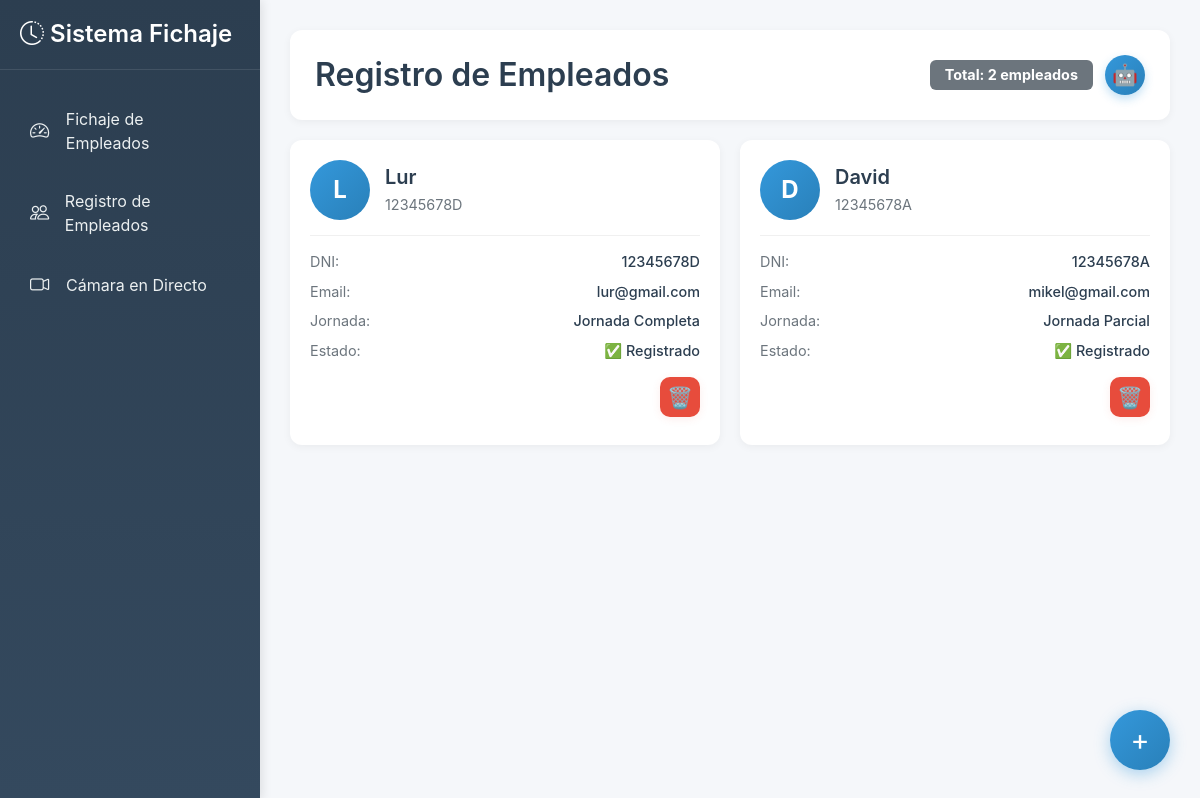
Screenshot of /registro_empleados with the database file from the repository.
### core/bd/bd_create.py (models this page shows, shortened)
class Empleado(db.Model):
    __tablename__ = "empleados"
    dni = db.Column(db.String(9), primary_key=True)
    nombre = db.Column(db.String(100), nullable=False)
    email = db.Column(db.String(120), unique=True, nullable=False)
    jornada = db.Column(db.Integer, nullable=False)  # Horas de jornada (4, 6, 8)
    minutos_trabajados = db.Column(db.Integer, default=0)  # Total acumulado en minutos
    estado = db.Column(db.String(20), default='out')  # 'out', 'working', 'completado'
    path_image = db.Column(db.String, nullable=False)
    hora_entrada = db.Column(db.DateTime, nullable=True)  # Timestamp de entrada
    minutos_sesion_actual = db.Column(db.Integer, default=0)  # Minutos de la sesión actual

### web/routes/main_routes.py (the view)
@main_bp.route('/registro_empleados')
def registro_empleados():
    return render_template('registro_empleados.html', employees=obtener_empleados_lista())

### core/bd/bd_functions.py (called while the page is built)
def obtener_empleados_lista():
    engine = create_engine(Config.SQLALCHEMY_DATABASE_URI)
    Session = sessionmaker(bind=engine)
    session = Session()
    try:
        empleados = session.query(Empleado).all()
        return empleados
    except Exception as e:
        print(f"Error al obtener empleados: {e}")
        return []
    finally:
        session.close()

### templates/registro_empleados.html (shortened to what this page needs)
{% extends "base.html" %}
{% block content %}
<div class="header-section">
    <h2>Registro de Empleados</h2>
    <div class="header-buttons">
        <span class="badge bg-secondary" style="padding: 8px 15px; font-size: 0.9rem;">
            Total: {{ employees|length if employees else 0 }} empleados
        </span>
        <button class="entrenar-modelo-btn" onclick="entrenarModelo()">🤖</button>
    </div>
</div>
<div class="employees-grid">
    {% if employees %}
        {% for employee in employees %}
        <div class="employee-card">
            <div class="employee-card-header">
                <div class="employee-card-avatar">
                    {{ employee.nombre[0]|upper }}{{ employee.nombre.split()[1][0]|upper if employee.nombre.split()|length > 1 else '' }}
                </div>
                <div class="employee-card-info">
                    <h5>{{ employee.nombre }}</h5>
                    <p>{{ employee.dni }}</p>
                </div>
            </div>
            <div class="employee-card-details">
                <div class="detail-row">
                    <span class="detail-label">DNI:</span>
                    <span class="detail-value">{{ employee.dni }}</span>
                </div>
                <div class="detail-row">
                    <span class="detail-label">Email:</span>
                    <span class="detail-value">{{ employee.email }}</span>
                </div>
                <div class="detail-row">
                    <span class="detail-label">Jornada:</span>
                    <span class="detail-value">
                        {% if employee.jornada == 8 %}Jornada Completa{% elif employee.jornada == 4 %}Jornada Parcial{% elif employee.jornada == 6 %}Jornada Intensiva{% else %}{{ employee.jornada }}{% endif %}
                    </span>
                </div>
                <div class="detail-row">
                    <span class="detail-label">Estado:</span>
                    <span class="detail-value">✅ Registrado</span>
                </div>
                <div class="detail-row" style="justify-content: flex-end;">
                    <button class="delete-employee-btn" title="Eliminar empleado" onclick="deleteEmployee('{{ employee.dni }}')">
                        🗑️
                    </button>
                </div>
            </div>
        </div>
        {% endfor %}
    {% endif %}
</div>
<button class="add-employee-btn" onclick="openModal()">+</button>
{% endblock %}

### templates/base.html (shortened to what this page needs)
<!DOCTYPE html>
<html lang="es">
<head>
    <link href="https://cdn.jsdelivr.net/npm/bootstrap@5.3.0/dist/css/bootstrap.min.css" rel="stylesheet">
    <link rel="stylesheet" href="https://cdn.jsdelivr.net/npm/bootstrap-icons@1.11.0/font/bootstrap-icons.css">
</head>
<body>
    <div class="sidebar" id="sidebar">
        <div class="sidebar-header">
            <h4><i class="bi bi-clock-history"></i> Sistema Fichaje</h4>
        </div>
        <nav class="nav flex-column">
            <div class="nav-item">
                <a href="{{ url_for('main.dashboard') }}" class="nav-link {% if request.endpoint == 'dashboard' %}active{% endif %}">
                    <i class="bi bi-speedometer2"></i>
                    <span>Fichaje de Empleados</span>
                </a>
            </div>
            <div class="nav-item">
                <a href="{{ url_for('main.registro_empleados') }}" class="nav-link {% if request.endpoint == 'registro_empleados' %}active{% endif %}">
                    <i class="bi bi-people"></i>
                    <span>Registro de Empleados</span>
                </a>
            </div>
            <div class="nav-item">
                <a href="{{ url_for('main.camara') }}" class="nav-link {% if request.endpoint == 'camara_directo' %}active{% endif %}">
                    <i class="bi bi-camera-video"></i>
                    <span>Cámara en Directo</span>
                </a>
            </div>
        </nav>
    </div>
    <div class="main-content">
        {% block content %}{% endblock %}
    </div>
</body>
</html>

### templates/base.html (style rules this page uses)
body { font-family: -apple-system, BlinkMacSystemFont, 'Segoe UI', Roboto, Oxygen, Ubuntu, Cantarell, sans-serif; background-color: #f5f7fa; }
.sidebar { position: fixed; top: 0; left: 0; height: 100vh; width: 260px; background: linear-gradient(180deg, #2c3e50 0%, #34495e 100%); padding: 20px 0; box-shadow: 2px 0 10px rgba(0,0,0,0.1); z-index: 1000; transition: transform 0.3s ease; }
.sidebar-header { padding: 0 20px 20px; border-bottom: 1px solid rgba(255,255,255,0.1); margin-bottom: 20px; }
.sidebar-header h4 { color: #fff; font-weight: 600; margin: 0; }
.nav-item { margin: 5px 15px; }
.nav-link { color: #ecf0f1; padding: 12px 15px; border-radius: 8px; display: flex; align-items: center; transition: all 0.3s; text-decoration: none; }
.nav-link i { margin-right: 12px; font-size: 1.2rem; width: 24px; }
.main-content { margin-left: 260px; padding: 30px; min-height: 100vh; }

### templates/registro_empleados.html (style rules this page uses)
.delete-employee-btn { background: #e74c3c; border: none; color: white; font-size: 1.3rem; border-radius: 10px; width: 40px; height: 40px; display: flex; align-items: center; justify-content: center; box-shadow: 0 2px 8px rgba(231,76,60,0.10); transition: transform 0.18s, box-shadow 0.18s; cursor: pointer; margin-top: 8px; }
.header-section { background: white; padding: 25px; border-radius: 12px; box-shadow: 0 2px 8px rgba(0,0,0,0.05); margin-bottom: 30px; display: flex; justify-content: space-between; align-items: center; }
.header-section h2 { margin: 0; color: #2c3e50; font-weight: 600; }
.employees-grid { display: grid; grid-template-columns: repeat(auto-fill, minmax(300px, 1fr)); gap: 20px; margin-bottom: 80px; }
.employee-card { background: white; border-radius: 12px; box-shadow: 0 2px 8px rgba(0,0,0,0.05); padding: 20px; transition: transform 0.2s, box-shadow 0.2s; cursor: pointer; }
.employee-card-header { display: flex; align-items: center; gap: 15px; margin-bottom: 15px; }
.employee-card-avatar { width: 60px; height: 60px; border-radius: 50%; background: linear-gradient(135deg, #3498db 0%, #2980b9 100%); color: white; display: flex; align-items: center; justify-content: center; font-size: 1.5rem; font-weight: bold; }
.employee-card-info h5 { margin: 0; color: #2c3e50; font-weight: 600; }
.employee-card-info p { margin: 5px 0 0; color: #6c757d; font-size: 0.9rem; }
.employee-card-details { border-top: 1px solid #f0f0f0; padding-top: 15px; }
.detail-row { display: flex; justify-content: space-between; margin-bottom: 8px; font-size: 0.9rem; }
.detail-label { color: #6c757d; }
.detail-value { color: #2c3e50; font-weight: 500; }
.add-employee-btn { position: fixed; bottom: 30px; right: 30px; width: 60px; height: 60px; border-radius: 50%; background: linear-gradient(135deg, #3498db 0%, #2980b9 100%); color: white; border: none; box-shadow: 0 4px 16px rgba(52,152,219,0.4); font-size: 1.8rem; display: flex; align-items: center; justify-content: center; cursor: pointer; transition: transform 0.2s, box-shadow 0.2s; z-index: 999; }
.header-section { display: flex; justify-content: space-between; align-items: center; margin-bottom: 20px; }
.header-buttons { display: flex; align-items: center; gap: 12px; }
.entrenar-modelo-btn { width: 40px; height: 40px; border-radius: 50%; background: linear-gradient(135deg, #3498db 0%, #2980b9 100%); color: white; border: none; font-size: 1.3rem; display: flex; justify-content: center; align-items: center; cursor: pointer; box-shadow: 0 4px 10px rgba(52,152,219,0.3); transition: transform 0.2s ease; }

### rows the page displays
Empleado: nombre "L", nombre "Lur", dni "12345678D", email "lur@gmail.com", jornada "Jornada Completa"
Empleado: nombre "D", nombre "David", dni "12345678A", email "mikel@gmail.com", jornada "Jornada Parcial"

### other values shown
{{ employees|length if employees else 0 }} "2"
